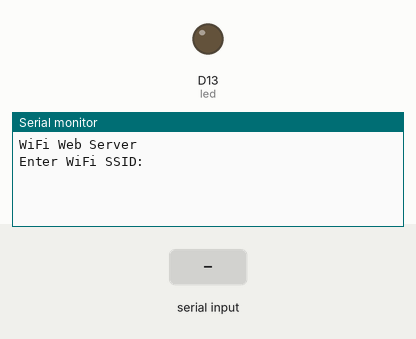
Recording of a sketch running on a simulated Arduino Uno R4 WiFi. On the bench: output pins drawn as LEDs (lit = HIGH), the last lines printed to the serial monitor. The inputs (shaded band) are chosen by the test bench. WiFi joins after 1.5 s; servers stay silent unless stated.

Above: at 0.8 s.
0.9 s: "1\n" received over Serial
At 1.8 s:
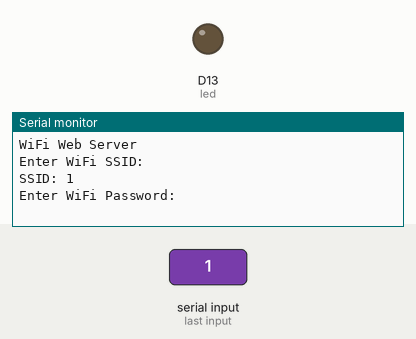
2.4 s: "0\n" received over Serial
At 3.0 s:
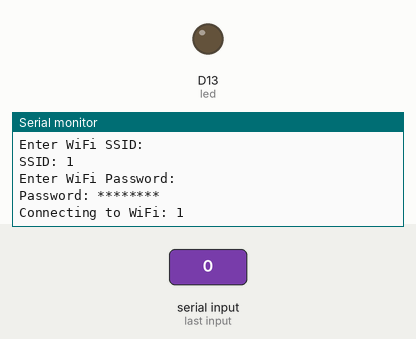

Measured:
- after the input at 0.9 s, the serial monitor: prints a new line at once (image 1)
- after the input at 2.4 s, the serial monitor: prints a new line at once (image 2)

The sketch:

arduino_wifi_demo.ino
```cpp
#include "WiFiS3.h"
#include "wifi_setup.h"
#include "web_server.h"


int led = LED_BUILTIN;
int status = WL_IDLE_STATUS;
WiFiServer server(80);

int main() {
  setup();
  while (true) {
    loop();
  }
}

void setup() {
  Serial.begin(9600);
  while (!Serial);

  Serial.println("WiFi Web Server");
  pinMode(led, OUTPUT);

  if (WiFi.status() == WL_NO_MODULE) {
    Serial.println("Communication with WiFi module failed!");
    while (true);
  }

  String fv = WiFi.firmwareVersion();
  if (fv < WIFI_FIRMWARE_LATEST_VERSION) {
    Serial.println("Please upgrade the firmware");
  }

  setupWiFi(); // Call the WiFi setup function from wifi_setup.cpp

  server.begin();
  printWiFiStatus(); // Call the WiFi status function from wifi_setup.cpp
}

void loop() {
  handleClient(server, led); // Call the web server client handling function from web_server.cpp
}
```

web_server.cpp
```cpp
// web_server.cpp

#include "web_server.h"

void handleClient(WiFiServer& server, int ledPin) {
  WiFiClient client = server.available();

  if (client) {
    Serial.println("new client");
    String currentLine = "";
    while (client.connected()) {
      delayMicroseconds(10);
      if (client.available()) {
        char c = client.read();
        Serial.write(c);
        if (c == '\n') {
          if (currentLine.length() == 0) {
            client.println("HTTP/1.1 200 OK");
            client.println("Content-type:text/html");
            client.println();

            client.print("<p style=\"font-size:7vw;\">Click <a href=\"/H\">here</a> turn the LED on<br></p>");
            client.print("<p style=\"font-size:7vw;\">Click <a href=\"/L\">here</a> turn the LED off<br></p>");

            client.println();
            break;
          } else {
            currentLine = "";
          }
        } else if (c != '\r') {
          currentLine += c;
        }

        if (currentLine.endsWith("GET /H")) {
          digitalWrite(ledPin, HIGH);
        }
        if (currentLine.endsWith("GET /L")) {
          digitalWrite(ledPin, LOW);
        }
      }
    }
    client.stop();
    Serial.println("client disconnected");
  }
}
```

web_server.h
```cpp
// web_server.h

#ifndef WEB_SERVER_H
#define WEB_SERVER_H

#include "WiFiS3.h"
#include <Arduino.h>

void handleClient(WiFiServer& server, int ledPin);

#endif
```

wifi_setup.cpp
```cpp
// wifi_setup.cpp

#include "wifi_setup.h"

char ssid[32];
char pass[64];

void getWiFiCredentials();
void connectWiFi();

void setupWiFi() {
  getWiFiCredentials();
  connectWiFi();
}

void getWiFiCredentials() {
  Serial.println("Enter WiFi SSID:");
  while (Serial.available() == 0);
  Serial.readBytesUntil('\n', ssid, sizeof(ssid) - 1);
  ssid[strlen(ssid)] = '\0';

  Serial.print("SSID: ");
  Serial.println(ssid);

  Serial.println("Enter WiFi Password:");
  while (Serial.available() == 0);
  Serial.readBytesUntil('\n', pass, sizeof(pass) - 1);
  pass[strlen(pass)] = '\0';

  Serial.print("Password: ");
  Serial.println("********");
}

void connectWiFi() {
  Serial.print("Connecting to WiFi: ");
  Serial.println(ssid);

  WiFi.begin(ssid, pass);

  while (WiFi.status() != WL_CONNECTED) {
    delay(500);
    Serial.print(".");
  }
  Serial.println("");
  Serial.println("WiFi connected");
}

void printWiFiStatus() {
  Serial.print("SSID: ");
  Serial.println(WiFi.SSID());

  IPAddress ip = WiFi.localIP();
  Serial.print("IP Address: ");
  Serial.println(ip);

  Serial.print("To see this page in action, open a browser to http://");
  Serial.println(ip);
}
```

wifi_setup.h
```cpp
// wifi_setup.h

#ifndef WIFI_SETUP_H
#define WIFI_SETUP_H

#include "WiFiS3.h"
#include <Arduino.h>

void setupWiFi();
void printWiFiStatus();

#endif
```
